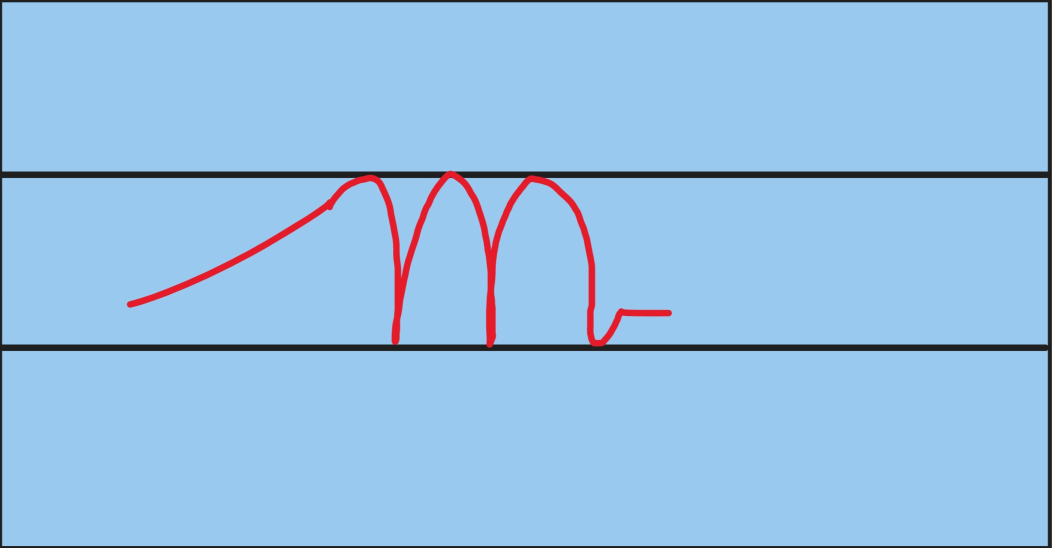
#> input picture db/m/bad_image_0_2.jpg, 2103 x 1096 px, found by its file name (shown at 1/2 size); its folder holds only this picture in this run
$ python preprocess.py
#> lines starting #> are read from the running program, lines starting #| are printed output that depends on the picture; after the words box and inside, x2 and y2 are one past the last pixel; in counts of white or black regions, pixels touching at a corner belong together
##################PARAMETERS##################

DIMENSION= (640, 480)


DATABASE_PATH = 'db/m'
EXPORT_PATH = 'db/m_preprocessed'
LOWER_BOUND = [36, 24, 207]
UPPER_BOUND = [45, 60, 234]

##############################################


import cv2
import os
import numpy as np

def getImages(path):
#> further down, img is the input picture: shape (1096, 2103, 3); mean B, G, R 228.8, 192.5, 149.6
    images=os.listdir(path)
    return images

def preprocess(img):
    img= cv2.resize(img,DIMENSION)
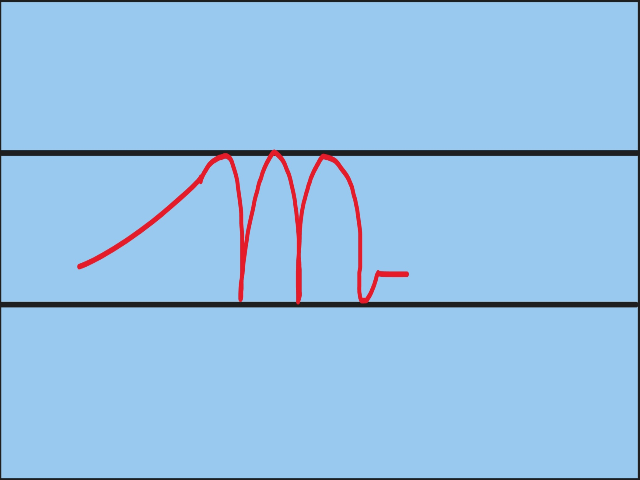
#> img: shape (480, 640, 3); mean of channels 0, 1, 2 228.8, 192.5, 149.5; drawn as B, G, R
    kernel_size = (3, 3)
    kernel = cv2.getStructuringElement(cv2.MORPH_RECT, kernel_size)
    img = cv2.erode(img, kernel, iterations = 1)
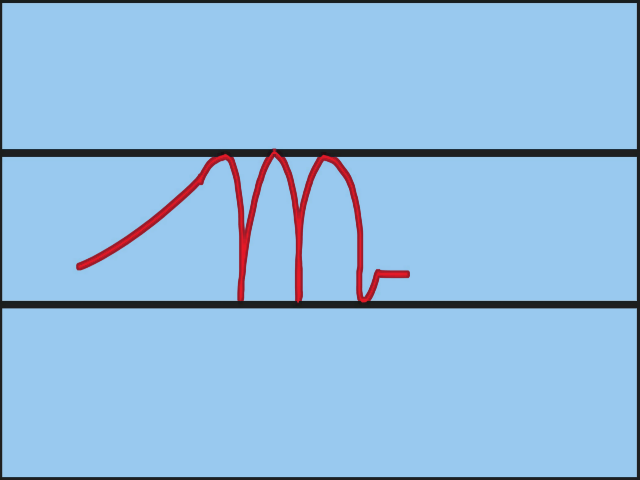
#> img: shape (480, 640, 3); mean of channels 0, 1, 2 224.2, 188.7, 147; drawn as B, G, R
    img = cv2.dilate(img, kernel, iterations = 1)

    mask = cv2.inRange(img, np.array(LOWER_BOUND),np.array(UPPER_BOUND))
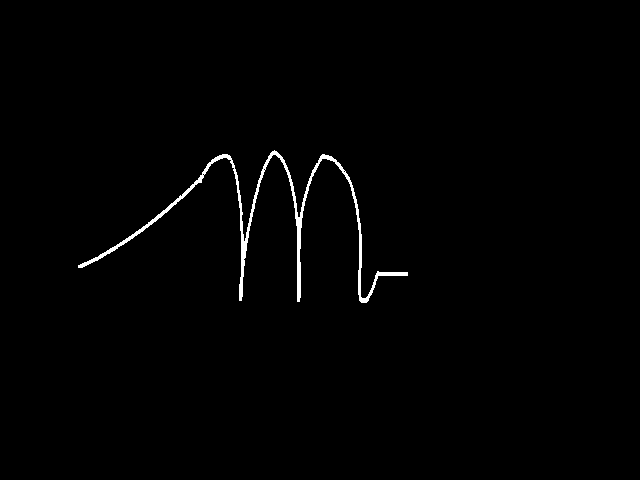
#> mask: shape (480, 640); 0.94% white; 1 white region, box (x1, y1, x2, y2) and area: (78, 150, 408, 303) 2875

    # [5 lines of commented-out code are left out]

    return mask


images=getImages(DATABASE_PATH)

os.mkdir(EXPORT_PATH)
for i in range(len(images)):
    img=cv2.imread(DATABASE_PATH+'/'+images[i])
    mask=preprocess(img)

    cv2.imwrite(EXPORT_PATH+'/'+images[i],mask)

$ run again, on db/m/bad_image_11_0.jpg
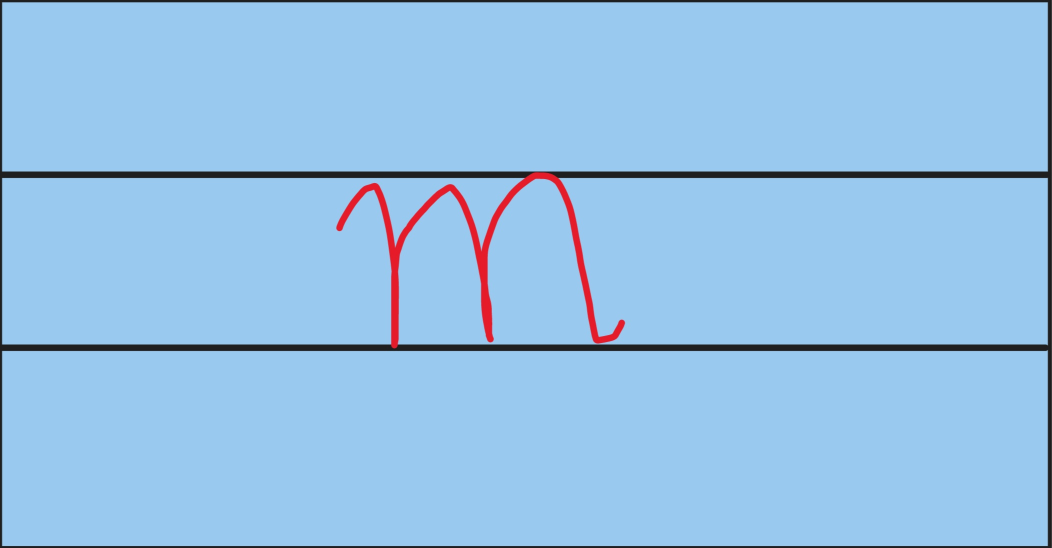
#> input picture db/m/bad_image_11_0.jpg, 2103 x 1096 px, found by its file name (shown at 1/2 size)
#> img is the input picture: shape (1096, 2103, 3); mean B, G, R 229.6, 193.2, 149.3
#> in preprocess, `img = cv2.erode(img, kernel, iterations = 1)`:
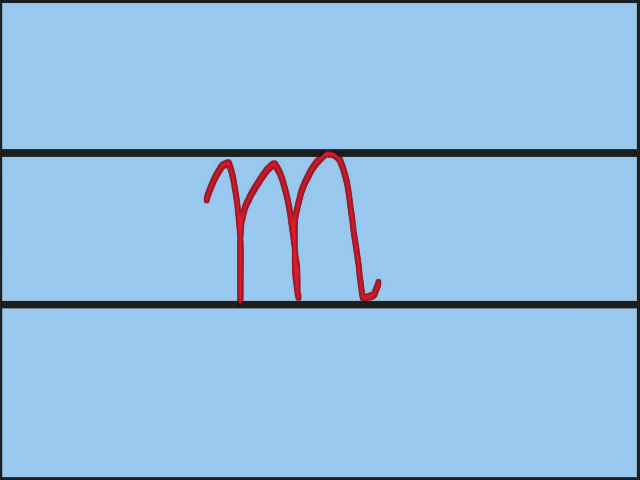
#> img: shape (480, 640, 3); mean of channels 0, 1, 2 225.3, 189.7, 146.8; drawn as B, G, R
#> in preprocess, `mask = cv2.inRange(img, np.array(LOWER_BOUND),np.array(UPPER_BOUND))`:
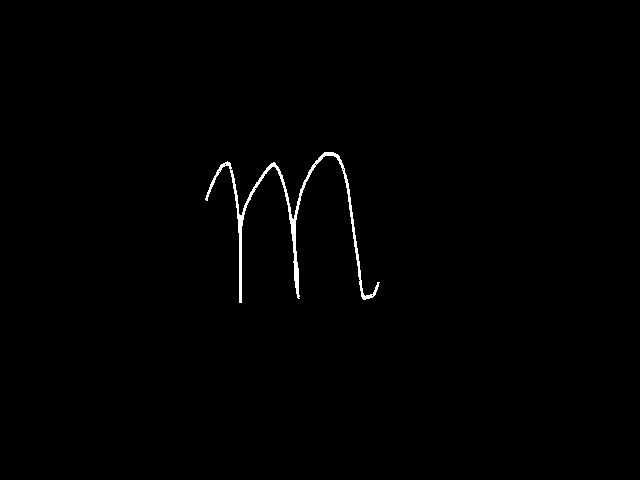
#> mask: shape (480, 640); 0.64% white; 1 white region, box (x1, y1, x2, y2) and area: (205, 152, 380, 303) 1979
